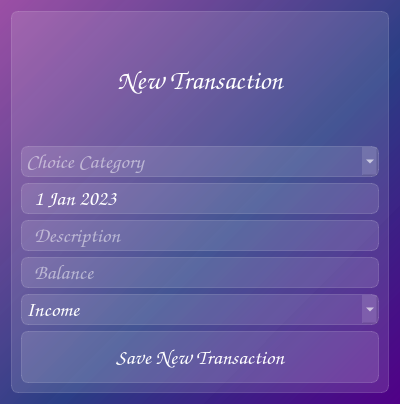
<?xml version="1.0" encoding="UTF-8"?>
<ui version="4.0">
 <class>Dialog</class>
 <widget class="QDialog" name="Dialog">
  <property name="geometry">
   <rect>
    <x>0</x>
    <y>0</y>
    <width>400</width>
    <height>404</height>
   </rect>
  </property>
  <property name="windowTitle">
   <string>Dialog</string>
  </property>
  <property name="styleSheet">
   <string notr="true">background-color: qlineargradient(spread:pad, x1:1, y1:1, x2:0, y2:0, stop:0 rgba(81,0,135,255), stop:0.427447 rgba(41,61,132,235), stop:1 rgba(155,79,165,255));

font-family: Comic Sans MS;
</string>
  </property>
  <layout class="QVBoxLayout" name="verticalLayout_2">
   <item>
    <widget class="QFrame" name="frame">
     <property name="styleSheet">
      <string notr="true">background-color: rgba(255,255,255,30);
border: 1px solid rgba(255,255,255,40);
border-radius: 7px</string>
     </property>
     <property name="frameShape">
      <enum>QFrame::StyledPanel</enum>
     </property>
     <property name="frameShadow">
      <enum>QFrame::Raised</enum>
     </property>
     <layout class="QVBoxLayout" name="verticalLayout">
      <item>
       <widget class="QLabel" name="title">
        <property name="styleSheet">
         <string notr="true">color: white;
font-weight: bold;
font-size: 20pt;
background-color: none;
border: none;</string>
        </property>
        <property name="text">
         <string>New Transaction</string>
        </property>
        <property name="alignment">
         <set>Qt::AlignCenter</set>
        </property>
       </widget>
      </item>
      <item>
       <widget class="QComboBox" name="cb_category">
        <property name="styleSheet">
         <string notr="true">QComboBox {
font-size: 16pt;
color: white;
}
QComboBox:item {
color: blue;
}</string>
        </property>
        <property name="currentIndex">
         <number>-1</number>
        </property>
        <property name="placeholderText">
         <string>Choice Category</string>
        </property>
        <item>
         <property name="text">
          <string>Groceries</string>
         </property>
        </item>
        <item>
         <property name="text">
          <string>Entertainment</string>
         </property>
        </item>
        <item>
         <property name="text">
          <string>Auto</string>
         </property>
        </item>
        <item>
         <property name="text">
          <string>Other</string>
         </property>
        </item>
        <item>
         <property name="text">
          <string>Work</string>
         </property>
        </item>
       </widget>
      </item>
      <item>
       <widget class="QDateEdit" name="date">
        <property name="styleSheet">
         <string notr="true">font-size: 16pt;
color: white;
padding-left: 10px;</string>
        </property>
        <property name="buttonSymbols">
         <enum>QAbstractSpinBox::NoButtons</enum>
        </property>
        <property name="dateTime">
         <datetime>
          <hour>14</hour>
          <minute>0</minute>
          <second>0</second>
          <year>2023</year>
          <month>1</month>
          <day>1</day>
         </datetime>
        </property>
        <property name="time">
         <time>
          <hour>14</hour>
          <minute>0</minute>
          <second>0</second>
         </time>
        </property>
       </widget>
      </item>
      <item>
       <widget class="QLineEdit" name="le_description">
        <property name="styleSheet">
         <string notr="true">font-size: 16pt;
color: white;
padding-left: 10px;</string>
        </property>
        <property name="placeholderText">
         <string>Description</string>
        </property>
       </widget>
      </item>
      <item>
       <widget class="QLineEdit" name="le_balance">
        <property name="styleSheet">
         <string notr="true">font-size: 16pt;
color: white;
padding-left: 10px;</string>
        </property>
        <property name="placeholderText">
         <string>Balance</string>
        </property>
       </widget>
      </item>
      <item>
       <widget class="QComboBox" name="cb_operation">
        <property name="styleSheet">
         <string notr="true">QComboBox {
font-size: 16pt;
color: white;
}
QComboBox:item {
color: blue;
}</string>
        </property>
        <item>
         <property name="text">
          <string>Income</string>
         </property>
        </item>
        <item>
         <property name="text">
          <string>Outcome</string>
         </property>
        </item>
       </widget>
      </item>
      <item>
       <widget class="QPushButton" name="btn_new_transaction">
        <property name="font">
         <font>
          <family>Comic Sans MS</family>
          <pointsize>16</pointsize>
         </font>
        </property>
        <property name="styleSheet">
         <string notr="true">QPushButton {
color: white;
background-color: rgba(255,255,255,30);
border: 1px solid rgba(255,255,255,40);
border-radius: 7px;
width: 230px;
height: 50px;
}
QPushButton:hover {
background-color: rgba(255,255,255,40)
}
QPushButton:pressed {
background-color: rgba(255,255,255,70)
}</string>
        </property>
        <property name="text">
         <string>Save New Transaction</string>
        </property>
        <property name="icon">
         <iconset resource="expensive/res-nt.qrc">
          <normaloff>:/icon/icons/add.svg</normaloff>:/icon/icons/add.svg</iconset>
        </property>
        <property name="iconSize">
         <size>
          <width>24</width>
          <height>24</height>
         </size>
        </property>
       </widget>
      </item>
     </layout>
    </widget>
   </item>
  </layout>
 </widget>
 <resources>
  <include location="expensive/res-nt.qrc"/>
 </resources>
 <connections/>
</ui>
